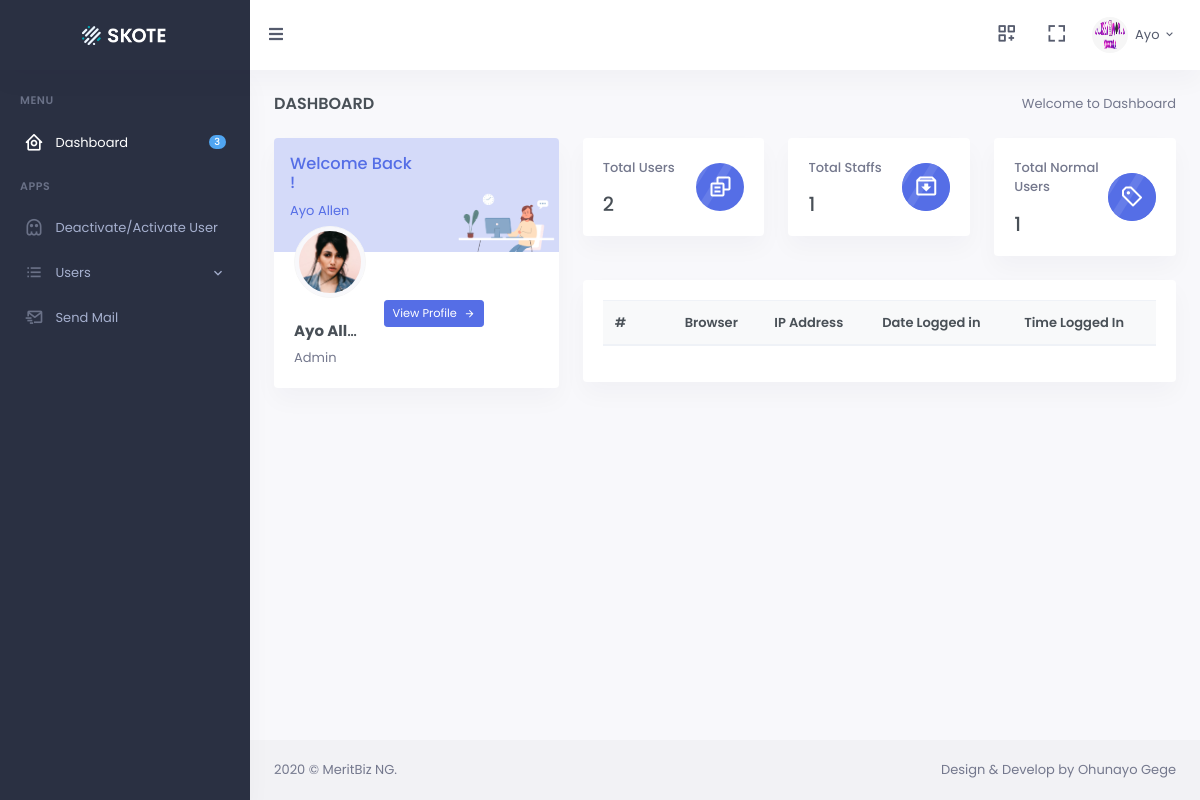
The app's page /admin.html (signed in), older data.
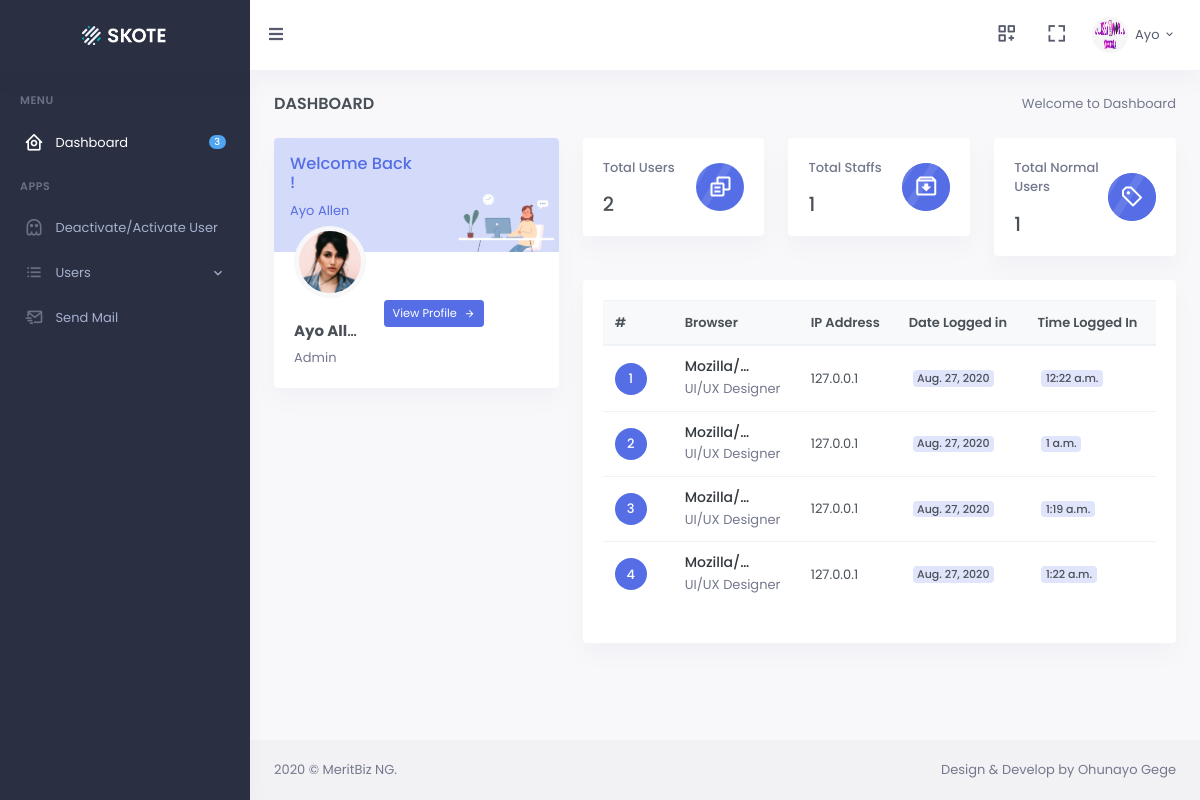
The same page, newer data.
### dashboard/models.py (models this page shows, shortened)
class User(AbstractBaseUser, PermissionsMixin):
    email = models.EmailField(
        verbose_name=_('email address'), max_length=255, unique=True
    )
    username = models.CharField(_('Username'), max_length=100, default='', unique=True)
    first_name = models.CharField(_('first name'), max_length=30, blank=False)
    last_name = models.CharField(_('last name'), max_length=150, blank=False)
    gender = models.CharField(_('gender'), choices=GENDER, max_length=10, blank=False, default='')
    photo = models.ImageField(verbose_name=_('profile photo'), upload_to='users', default='', blank=True)
    mobile = models.CharField(verbose_name=_('Mobile Number'), max_length=21, unique=True, default='')
    state = models.CharField(verbose_name=_('current state'), max_length=30, blank=True, default='')
    lga = models.CharField(verbose_name=_('Local Government Area'), max_length=50, blank=True, default='')
    city = models.CharField(verbose_name=_('current city'), max_length=40, default='', blank=True)
    street = models.CharField(verbose_name=_('street address'), max_length=200, default='', blank=True)
    about_self = models.TextField(verbose_name=_('About Yourself'), default='')
    logins = models.PositiveIntegerField(default=1)
    joined_date = models.DateField(auto_now_add=True)
    joined_time = models.TimeField(auto_now_add=True)
    is_active = models.BooleanField(
        _('active'),
        default=True,
        help_text=_(
            'Designates whether this user should be treated as active. '
            'Unselect this instead of deleting accounts.'
        ),
    )
    is_staff = models.BooleanField(
        _('staff status'),
        default=False,
        help_text=_(
            'Designates whether the user can log into this admin site.'
        ),
    )
    objects = UserManager()
    USERNAME_FIELD = 'email'
    REQUIRED_FIELDS = ['username', 'first_name', 'last_name']

class LoginCount(models.Model):
    log_user = models.ForeignKey(User, on_delete=models.CASCADE)
    browser = models.CharField(max_length=100, default='', blank=True)
    ip_address = models.CharField(max_length=100, default='', blank=True)
    date_sent = models.DateField(_('Date Sent'), auto_now_add=True)
    time_sent = models.TimeField(_('Time Sent'), auto_now_add=True)

### dashboard/views.py (the view)
# urls.py: url(r'^admin.html$', views.home, name='home'),
@login_required
def home(request):
	user = request.user
	logins = LoginCount.objects.all().filter(log_user=request.user)
	user_count = User.objects.all().count()
	nuser_count = User.objects.all().exclude(is_staff=True).count()
	staff_count = User.objects.filter(is_superuser=True, is_staff=True).count()
	return render(request, 'home.html', {'user_count': user_count, 'staff_count': staff_count, 'nuser_count': nuser_count, 'logins':logins})

### dashboard/templates/home.html (shortened to what this page needs)
{% extends 'app.html' %}
{% block body %}
<div class="main-content"><div class="page-content">
    <div class="container-fluid">
        <div class="row">
            <div class="col-12">
                <div class="page-title-box d-flex align-items-center justify-content-between">
                    <h4 class="mb-0 font-size-18">Dashboard</h4>
                    <div class="page-title-right">
                        <ol class="breadcrumb m-0">
                            <li class="breadcrumb-item active">Welcome to Dashboard</li>
                        </ol>
                    </div>
                </div>
            </div>
        </div>
        <div class="row">
            <div class="col-xl-4">
                <div class="card overflow-hidden">
                    <div class="bg-soft-primary">
                        <div class="row">
                            <div class="col-7">
                                <div class="text-primary p-3">
                                    <h5 class="text-primary">Welcome Back !</h5>
                                    <p>{{ user.first_name }} {{ user.last_name }}</p>
                                </div>
                            </div>
                            <div class="col-5 align-self-end">
                                <img src="/static/images/profile-img.png" alt="" class="img-fluid">
                            </div>
                        </div>
                    </div>
                    <div class="card-body pt-0">
                        <div class="row">
                            <div class="col-sm-4">
                                <div class="avatar-md profile-user-wid mb-4">
                                    <img src="/static/images/users/avatar-1.jpg" alt="" class="img-thumbnail rounded-circle">
                                </div>
                                <h5 class="font-size-15 text-truncate"><b>{{ user.first_name }} {{ user.last_name }}</b></h5>
                                <p class="text-muted mb-0 text-truncate">{% if user.is_superuser %}Admin {% elif user.is_staff %}Staff {% else %} Normal User{%endif%}</p>
                            </div>
                            <div class="col-sm-8">
                                <div class="pt-4">
                                    <div class="mt-4">
                                        <a href="{% url 'profile' user.username %}" class="btn btn-primary waves-effect waves-light btn-sm">View Profile <i class="mdi mdi-arrow-right ml-1"></i></a>
                                    </div>
                                </div>
                            </div>
                        </div>
                    </div>
                </div>
            </div>
            <div class="col-xl-8">
                <div class="row">
                    <div class="col-md-4">
                        <div class="card mini-stats-wid">
                            <div class="card-body">
                                <div class="media">
                                    <div class="media-body">
                                        <p class="text-muted font-weight-medium">Total Users</p>
                                        <h4 class="mb-0">{{ user_count }}</h4>
                                    </div>
                                    <div class="mini-stat-icon avatar-sm rounded-circle bg-primary align-self-center">
                                        <span class="avatar-title">
                                            <i class="bx bx-copy-alt font-size-24"></i>
                                        </span>
                                    </div>
                                </div>
                            </div>
                        </div>
                    </div>
                    <div class="col-md-4">
                        <div class="card mini-stats-wid">
                            <div class="card-body">
                                <div class="media">
                                    <div class="media-body">
                                        <p class="text-muted font-weight-medium">Total Staffs</p>
                                        <h4 class="mb-0">{{ staff_count }}</h4>
                                    </div>
                                    <div class="avatar-sm rounded-circle bg-primary align-self-center mini-stat-icon">
                                        <span class="avatar-title rounded-circle bg-primary">
                                            <i class="bx bx-archive-in font-size-24"></i>
                                        </span>
                                    </div>
                                </div>
                            </div>
                        </div>
                    </div>
                    <div class="col-md-4">
                        <div class="card mini-stats-wid">
                            <div class="card-body">
                                <div class="media">
                                    <div class="media-body">
                                        <p class="text-muted font-weight-medium">Total Normal Users</p>
                                        <h4 class="mb-0">{{ nuser_count }}</h4>
                                    </div>
                                    <div class="avatar-sm rounded-circle bg-primary align-self-center mini-stat-icon">
                                        <span class="avatar-title rounded-circle bg-primary">
                                            <i class="bx bx-purchase-tag-alt font-size-24"></i>
                                        </span>
                                    </div>
                                </div>
                            </div>
                        </div>
                    </div>
                </div>
                <div class="row">
                    <div class="col-lg-12">
                        <div class="card">
                            <div class="card-body">
                                <div class="table-responsive">
                                    <table class="table table-centered table-nowrap table-hover">
                                        <thead class="thead-light">
                                            <tr>
                                                <th scope="col" style="width: 70px;">#</th>
                                                <th scope="col">Browser</th>
                                                <th scope="col">IP Address</th>
                                                <th scope="col">Date Logged in</th>
                                                <th scope="col">Time Logged In</th>
                                            </tr>
                                        </thead>
                                        <tbody>
                                            {% for login in logins %}
                                            <tr>
                                                <td>
                                                    <div class="avatar-xs">
                                                        <span class="avatar-title rounded-circle">
                                                            {{ login.id }}
                                                        </span>
                                                    </div>
                                                </td>
                                                <td>
                                                    <h5 class="font-size-14 mb-1 text-truncate"><a href="#" class="text-dark">{{ login.browser|truncatechars:9 }}</a></h5>
                                                    <p class="text-muted mb-0">UI/UX Designer</p>
                                                </td>
                                                <td>{{ login.ip_address }}</td>
                                                <td>
                                                    <div>
                                                        <a class="badge badge-soft-primary font-size-11 m-1">{{ login.date_sent }}</a>
                                                    </div>
                                                </td>
                                                <td>
                                                    <a class="badge badge-soft-primary font-size-11 m-1">{{ login.time_sent }}</a>
                                                </td>
                                            </tr>
                                            {% endfor %}
                                        </tbody>
                                    </table>
                                </div>
                            </div>
                        </div>
                    </div>
                </div>
            </div>
        </div>
    </div>
</div>
{% include 'footer.html' %}
</div>
{% endblock %}

### dashboard/templates/app.html (shortened to what this page needs)
<!DOCTYPE html>
<html lang="en">
<head>
        <link href="/static/libs/summernote/summernote-bs4.min.css" rel="stylesheet" type="text/css" />
        <link href="/static/css/bootstrap.min.css" id="bootstrap-style" rel="stylesheet" type="text/css" />
        <link href="/static/css/icons.min.css" rel="stylesheet" type="text/css" />
        <link href="/static/css/app.min.css" id="app-style" rel="stylesheet" type="text/css" />
    </head>
    <body data-sidebar="dark">
        <div id="layout-wrapper">
            <header id="page-topbar">
                <div class="navbar-header">
                    <div class="d-flex">
                        <div class="navbar-brand-box">
                            <a href="index-2.html" class="logo logo-light">
                                <span class="logo-lg">
                                    <img src="/static/images/logo-light.png" alt="" height="19">
                                </span>
                            </a>
                        </div>
                        <button type="button" class="btn btn-sm px-3 font-size-16 header-item waves-effect" id="vertical-menu-btn">
                            <i class="fa fa-fw fa-bars"></i>
                        </button>
                    </div>
                    <div class="d-flex">
                        <div class="dropdown d-none d-lg-inline-block ml-1">
                            <button type="button" class="btn header-item noti-icon waves-effect"
                                data-toggle="dropdown" aria-haspopup="true" aria-expanded="false">
                                <i class="bx bx-customize"></i>
                            </button>
                        </div>
                        <div class="dropdown d-none d-lg-inline-block ml-1">
                            <button type="button" class="btn header-item noti-icon waves-effect" data-toggle="fullscreen">
                                <i class="bx bx-fullscreen"></i>
                            </button>
                        </div>
                        <div class="dropdown d-inline-block">
                            <button type="button" class="btn header-item waves-effect" id="page-header-user-dropdown"
                                data-toggle="dropdown" aria-haspopup="true" aria-expanded="false">
                                <img class="rounded-circle header-profile-user" src="{{ user.photo.url}}"
                                    alt="Header Avatar">
                                <span class="d-none d-xl-inline-block ml-1">{{ user.first_name.capitalize }}</span>
                                <i class="mdi mdi-chevron-down d-none d-xl-inline-block"></i>
                            </button>
                        </div>
                    </div>
                </div>
            </header>
            {% include 'leftbar.html' %}
            {% block body %}
            {% endblock %}
        </div>
    </body>
</html>

### dashboard/templates/leftbar.html (shortened to what this page needs)
<div class="vertical-menu">
	<div data-simplebar class="h-100">
        <div id="sidebar-menu">
            <ul class="metismenu list-unstyled" id="side-menu">
                <li class="menu-title">Menu</li>
                <li>
                    <a href="{% url 'home' %}" class="waves-effect">
                        <i class="bx bx-home-circle"></i><span class="badge badge-pill badge-info float-right">3</span>
                        <span>Dashboard</span>
                    </a>
                </li>
                <li class="menu-title">Apps</li>
                <li>
                    <a href="{% url 'deactivate' %}" class=" waves-effect">
                        <i class="bx bx-ghost"></i>
                        <span>Deactivate/Activate User</span>
                    </a>
                </li>
                <li>
                    <a href="javascript: void(0);" class="has-arrow waves-effect">
                        <i class="bx bx-list-ul"></i>
                        <span>Users</span>
                    </a>
                </li>
                <li>
                    <a href="{% url 'send_mail' %}" class=" waves-effect">
                        <i class="bx bx-mail-send"></i>
                        <span>Send Mail</span>
                    </a>
                </li>
            </ul>
        </div>
    </div>
</div>

### dashboard/templates/footer.html
<footer class="footer">
    <div class="container-fluid">
        <div class="row">
            <div class="col-sm-6">
                <script>document.write(new Date().getFullYear())</script> © MeritBiz NG.
            </div>
            <div class="col-sm-6">
                <div class="text-sm-right d-none d-sm-block">
                    Design & Develop by Ohunayo Gege
                </div>
            </div>
        </div>
    </div>
</footer>

Row changes from the older to the newer data that the page shows:
added LoginCount: id "1", browser "Mozilla/…", ip_address "127.0.0.1", date_sent "Aug. 27, 2020", time_sent "12:22 a.m."
added LoginCount: id "2", browser "Mozilla/…", ip_address "127.0.0.1", date_sent "Aug. 27, 2020", time_sent "1 a.m."
added LoginCount: id "3", browser "Mozilla/…", ip_address "127.0.0.1", date_sent "Aug. 27, 2020", time_sent "1:19 a.m."
added LoginCount: id "4", browser "Mozilla/…", ip_address "127.0.0.1", date_sent "Aug. 27, 2020", time_sent "1:22 a.m."
